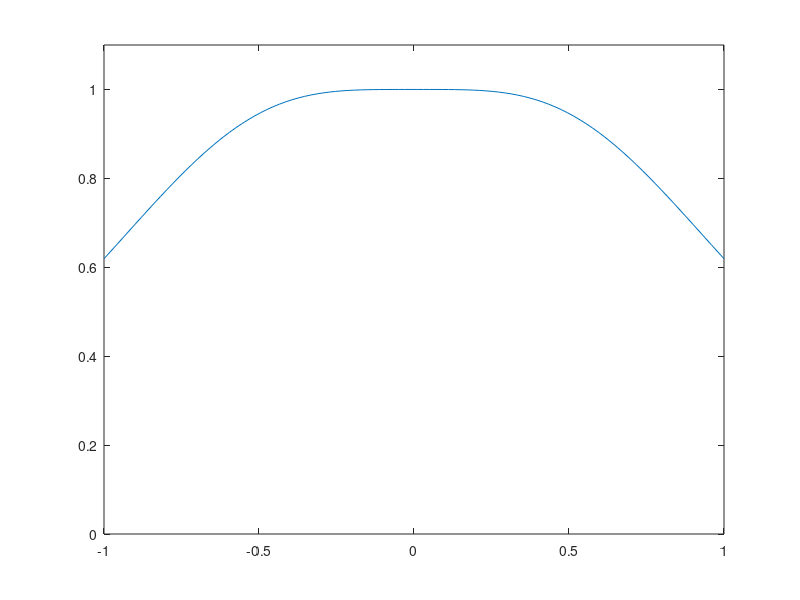

Source code (MATLAB):
x = linspace(-1,1,100);

% veld in het midden
max = 2/1.25^1.5;

B = 1/max*(1+(1/2+x).^2).^-1.5 + 1/max*(1+(1/2-x).^2).^-1.5;

plot(x,B);
axis([-1 1 0 1.1]);
